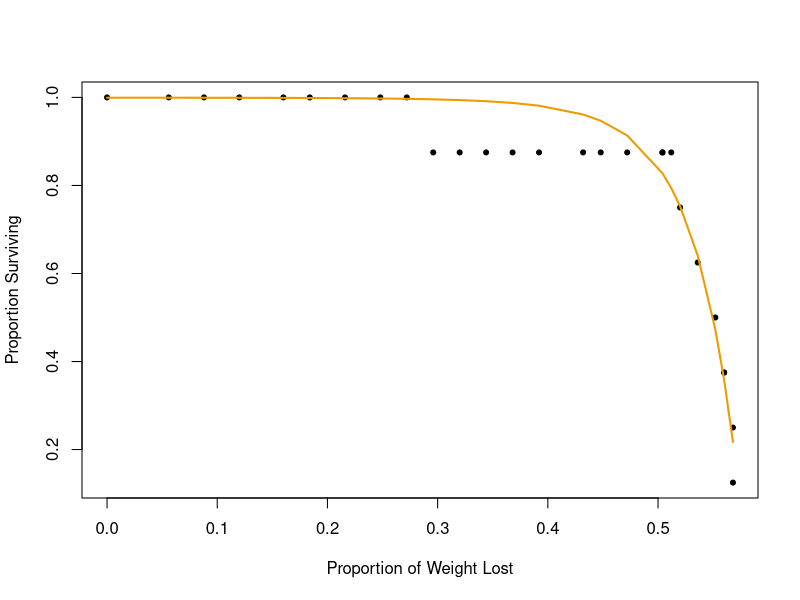

The R script that drew this image:
#data source: B.W. Bierer, T.H. Eleazer, B.D. Barnett, The Effect of Feed and Water Deprivation on Water and Feed Consumption, Body Weight and Mortality in Broiler Chickens of Various Ages, 
  #Poultry Science, Volume 45, Issue 5, 1966, Pages 1045-1051, ISSN 0032-5791, https://doi.org/10.3382/ps.0451045. 
  #(https://www.sciencedirect.com/science/article/pii/S0032579119380721)

weight<-c(125,118,114,110,105,102,98,94,91,88,85,82,79,76,71,69,66,62,62,61,60,58,56,55,55,54,54)/125
surv<-c(1,1,1,1,1,1,1,1,1,7/8,7/8,7/8,7/8,7/8,7/8,7/8,7/8,7/8,7/8,7/8,6/8,5/8,4/8,3/8,3/8,2/8,1/8) 

plot(1-weight,surv,pch=20,xlab="Proportion of Weight Lost",ylab="Proportion Surviving")

#fit a model
model<-nls(surv ~ 1-a*exp(-lam*(1-weight)^2), start = list(a = 0.5, lam = -0.2))
nls_coef<-coef(model)
lines(1-weight, 1-nls_coef[1]*exp(-nls_coef[2]*(1-weight)^2), col = "orange2", lwd = 2)


# calc for weight at which 95% survive
-log(0.05/(nls_coef[1]))/nls_coef[2] + 1

# calc for 
1-nls_coef[1]*exp(nls_coef[2]*(1-0.5434))
